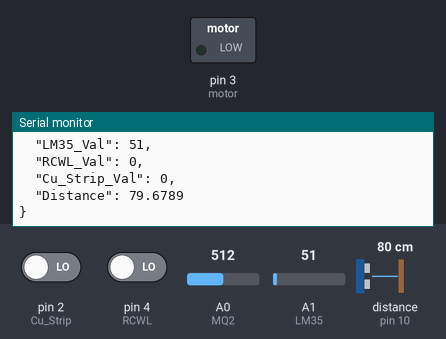
This sketch was run on a simulated Arduino Uno, built with avr-gcc and run on an emulated ATmega328P. Parts: switched loads named in the sketch (green lamp = pin HIGH), the last lines printed to the serial monitor. Wiring (inferred from the names in the program): ultrasonic range finder: trigger pin 9; echo pin 10. Inputs (shaded band) come from the test bench; at power-on: distance to the obstacle (sensor on pin 10) 80 cm, A1 (LM35) = 51, A0 (MQ2) = 512, pin 2 (Cu_Strip) LOW, pin 4 (RCWL) LOW. The echo pulse lasts 58.3 µs per cm; pins used as bus, display or sensor lines are not drawn.

Above: at 1.2 s.
1.3 s: distance to the obstacle (sensor on pin 10) set to 2 cm
At 1.41 s:
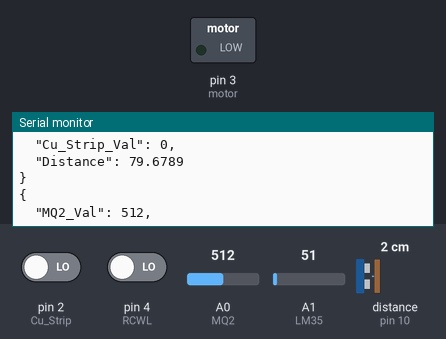
4.3 s: A1 (LM35) set to 163
At 4.55 s:
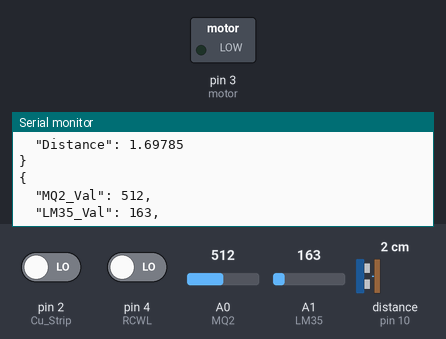
7.3 s: A0 (MQ2) set to 716
At 7.7 s:
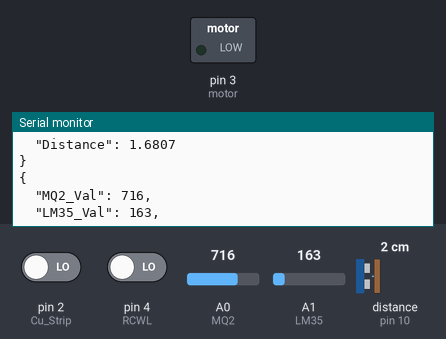
10.3 s: pin 2 (Cu_Strip) driven HIGH
13.3 s: pin 4 (RCWL) driven HIGH
16.3 s: distance to the obstacle (sensor on pin 10) set to 4 cm
At 18.04 s:
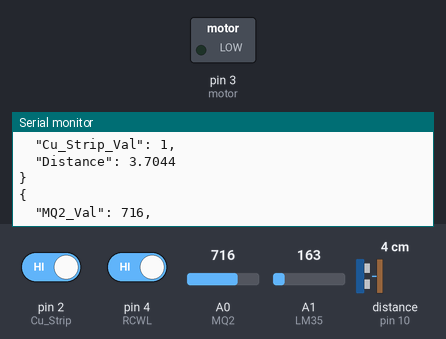
Timing chart, 0 to 19.5 s (numbered marks = the images above; inputs shaded):
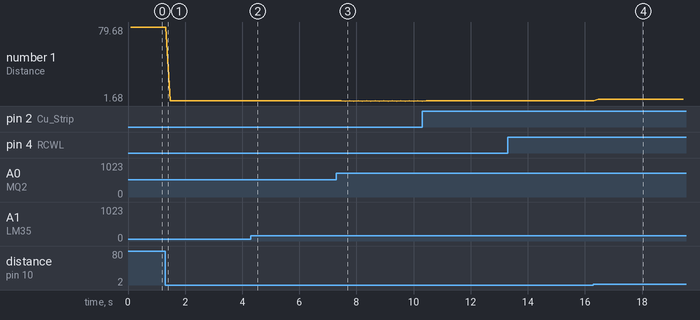

The sketch:

Blind_Stick.ino
```cpp
#include <SoftwareSerial.h>
#include <ArduinoJson.h>
#include "MyFunctions.h"

void setup() {
  pinMode(MQ2, INPUT);
  pinMode(LM35, INPUT);
  pinMode(RCWL, INPUT);
  pinMode(Cu_Strip, INPUT);
  pinMode(echoPin, INPUT);

  pinMode(trigPin, OUTPUT);
  pinMode(motor, OUTPUT);

  Serial.begin(9600);
  while (!Serial) {
    ; // wait for serial port to connect. Needed for native USB port only
  }
}

void loop() {
//   _MQ2();
//   delay(100);
//   _LM35();
//   delay(100);
//   _RCWL();
//   delay(100);
//   _Cu_Strip();
//   delay(100);
//   _HCSR04();
//   delay(100);
//   _Send_String();
//   delay(100);
   _Send_JSON();
   delay(100);
}
```

Initialisations.h
```cpp
int MQ2 = A0;
int LM35 = A1;
int RCWL = 4;
int Cu_Strip = 2;
int motor = 3;

int MQ2_Val = 0;
int LM35_Val = 0;
int RCWL_Val = 0;
int Cu_Strip_Val = 0;
float Temp_Val = 0;

const int trigPin = 9;
const int echoPin = 10;

float duration, distance;

String string1,string2,string3,string4,string5,w,x,y,z,z1,string6;
float a,b,c,d,e,f;
```

MyFunctions.h
```cpp
#include "Initialisations.h"

void _MQ2()
{
  MQ2_Val = analogRead(MQ2);
  Serial.print("Gas sensor value: ");
  Serial.println(MQ2_Val);
  if(MQ2_Val > 300)
    {
      Serial.println("Smoke around you detected");
    }
  }

  void _LM35()
  {
    LM35_Val = analogRead(LM35);
    Serial.print("Temperature value: ");
    float mV = ( LM35_Val/1024.0)*5000;
    float Temp_Val = mV/10;
    Serial.println(Temp_Val);
    if(Temp_Val > 40)
    {
      Serial.println("High Temperature around you detected. Something might be burning.");
      }
      else;
    }

void _RCWL()
{
    RCWL_Val = digitalRead(RCWL);
    Serial.print("RCWL Status: ");
    Serial.println(RCWL_Val);
    if(RCWL_Val > 0   )
    {
      digitalWrite(motor, HIGH);
      Serial.println("Some moving object detected.");
      }
      else
      {
        digitalWrite(motor, LOW);
        }
   }

void _Cu_Strip()
{
  Cu_Strip_Val = digitalRead(Cu_Strip);
  Serial.print("Copper Strip Status: ");
  Serial.println(Cu_Strip_Val);
  if(Cu_Strip_Val == HIGH)
    {
      digitalWrite(motor, HIGH);
      Serial.println("Pit or mud in your way.");
      }
      else
      {
        digitalWrite(motor, LOW);
        }
  }

void _HCSR04()
{
  digitalWrite(trigPin,LOW);
  delayMicroseconds(2);
  digitalWrite(trigPin,HIGH);
  delayMicroseconds(10);
  digitalWrite(trigPin,LOW);
  delayMicroseconds(2);

  duration = pulseIn(echoPin, HIGH);
  distance = (duration*.0343)/2;
  Serial.print("Distance: ");
  Serial.println(distance);
  delay(100);
  }

void _Send_JSON()
{
  StaticJsonDocument<200> doc;
  a = digitalRead(Cu_Strip);
  b = digitalRead(RCWL);
  c = analogRead(LM35);
  d = analogRead(MQ2);

  digitalWrite(trigPin,LOW);
  delayMicroseconds(2);
  digitalWrite(trigPin,HIGH);
  delayMicroseconds(10);
  digitalWrite(trigPin,LOW);
  delayMicroseconds(2);
  e = pulseIn(echoPin, HIGH);
  f = (e*.0343)/2;

  doc["MQ2_Val"] = d;
  doc["LM35_Val"] = c;
  doc["RCWL_Val"] = b;
  doc["Cu_Strip_Val"] = a;
  doc["Distance"] = f;

  Serial.println();

  serializeJsonPretty(doc, Serial);

  Serial.println();
  }

void _Send_String()
{
  string1 = String("Cu_Strip:");
  string2 = String("RCWL_Status:");
  string3 = String("LM35_Status:");
  string4 = String("MQ2_Status:");
  string5 = String("Distance:");

  a = digitalRead(Cu_Strip);
  b = digitalRead(RCWL);
  c = analogRead(LM35);
  d = analogRead(MQ2);

  digitalWrite(trigPin,LOW);
  delayMicroseconds(2);
  digitalWrite(trigPin,HIGH);
  delayMicroseconds(10);
  digitalWrite(trigPin,LOW);
  delayMicroseconds(2);
  e = pulseIn(echoPin, HIGH);
  f = (e*.0343)/2;

  w = string1 + a;
  x = string2 + b;
  y = string3 + c;
  z = string4 + d;
  z1 = string5 + f;

  string6 = '@'+w+','+x+','+y+','+z+','+z1+'#';
  Serial.println(string6);
  }
```

Measured:
- after the input at 4.3 s, the serial monitor: prints a new line after 0.09 s (image 2)
- after the input at 7.3 s, the serial monitor: prints a new line after 0.08 s (image 3)
- after the input at 16.3 s, the serial monitor: prints a new line after 0.16 s (image 4)
- plotted number 1: 79.68 → 1.7 after the input at 1.3 s, 1.7 → 3.7 after the input at 16.3 s
